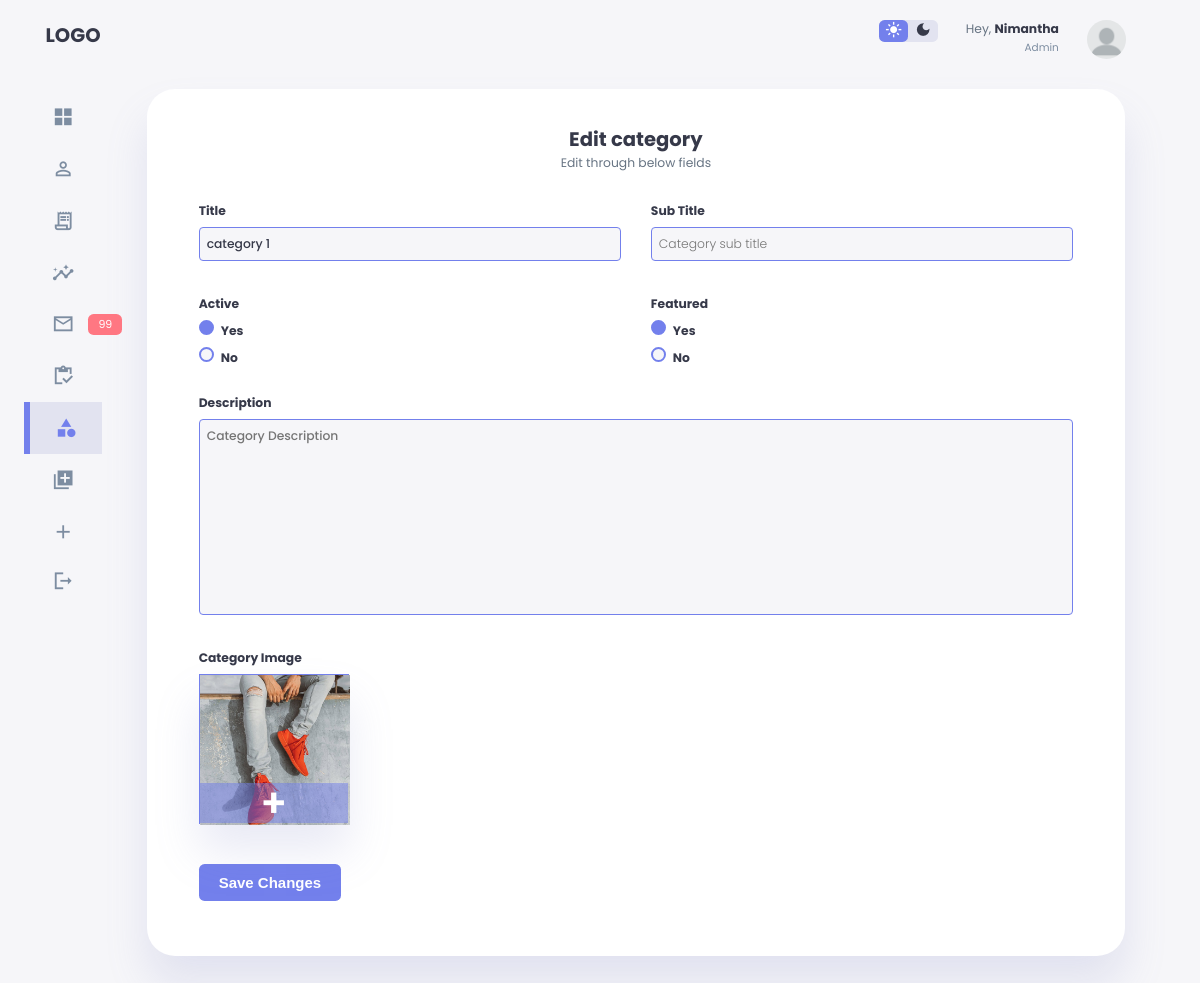
The page /admin/update-category.php?id=1 (signed in) on the database its author committed.
### tables this page shows
CREATE TABLE `tbl_category` (
  `id` int(10) NOT NULL,
  `title` varchar(100) NOT NULL,
  `sub_title` varchar(100) NOT NULL,
  `description` text NOT NULL,
  `active` varchar(10) NOT NULL,
  `featured` varchar(10) NOT NULL,
  `image` varchar(255) NOT NULL
);

### admin/update-category.php (the view, shortened to what this page needs)
<?php
 include('partials/menu.php');
  ?>
            <div class="form-container">
                <h2>Edit category</h2>
                <p>Edit through below fields </p>
                <?php
                    if(isset($_GET['id']))
                    {
                        $id = $_GET['id'];
                        $sql = "SELECT * FROM tbl_category WHERE id=$id";
                        $res = mysqli_query($conn, $sql);
                        $count = mysqli_num_rows($res);
                        if($count==1)
                        {
                            $row = mysqli_fetch_assoc($res);
                            $title = $row['title'];
                            $sub_title = $row['sub_title'];
                            $description = $row['description'];
                            $current_image = $row['image'];
                            $featured = $row['featured'];
                            $active = $row['active'];
                        }
                        else
                        {
                            $_SESSION['no-category-found'] = "<div class='danger'>Category not Found</div>";
                            header('location:'.SITEURL.'admin/manage-category.php');
                        }
                    }
                    else
                    {
                        header('location:'.SITEURL.'admin/manage-category.php');
                    }
                ?>
                <form action="" method="POST" enctype="multipart/form-data">
                    <div class="row">
                        <div class="column">
                            <label for="title">Title</label>
                            <input type="text" name="title" value="<?php echo $title; ?>" id="title" placeholder="Category Title">
                        </div>
                        <div class="column">
                            <label for="sub-title">Sub Title</label>
                            <input type="text" name="sub_title" value="<?php echo $sub_title; ?>" id="sub-title" placeholder="Category sub title">
                        </div>
                    </div>
                    <div class="row">
                        <div class="column">
                            <label for="active">Active</label>
                            <label for=""><input type="radio" <?php if($active=="yes"){echo "checked";} ?>  name="active" id="active" value="yes">Yes</label>
                            <label for=""><input type="radio" <?php if($active=="no"){echo "checked";} ?> name="active" id="active" value="no">No</label>
                        </div>
                        <div class="column">
                            <label for="active">Featured</label>
                            <label for=""><input type="radio" <?php if($featured=="yes"){echo "checked";} ?> name="featured" id="featured" value="yes">Yes</label>
                            <label for=""><input type="radio" <?php if($featured=="no"){echo "checked";} ?> name="featured" id="featured" value="no">No</label>
                        </div>
                    </div>
                    <div class="row">
                        <div class="column">
                            <label for="description">Description</label>
                            <textarea name="description" id="" cols="30" rows="10" placeholder="Category Description"><?php echo $description; ?></textarea>
                        </div>
                    </div>
                    <label for="category-images">Category Image</label>
                    <div class="row">
                       <div class="img-column">
                        <div class="column">
                            <div class="form-element">
                                <label for="file-1" id="file-1-preview">
                                 <?php
                                    if($current_image=="")
                                    {
                                        ?>
                                        <img src="Transparent.png" alt="">
                                        <?php
                                    }
                                    else
                                    {
                                        ?>
                                        <img src="<?php echo SITEURL; ?>images/category/<?php echo $current_image; ?>" >
                                        <?php
                                    }
                                 ?>
                                  <div>
                                    <span>+</span>
                                  </div>
                                </label>
                            </div>
                        </div>
                      </div>
                   </div>
                   <div class="row">
                    <div class="column">
                        <input class="submit" type="submit" name="submit" value="Save Changes">
                    </div>
                   </div>
                </form>
        </div>
    </div>
<?php include('partials/footer.php'); ?>

### css/admin.css (style rules this page uses)
:root { --color-primary: #7380ec; --color-danger: #ff7782; --color-success: #41f1b6; --color-warning: #ffbb55; --color-white: #fff; --color-info-dark: #7d8da1; --color-info-light: #dce1eb; --color-dark: #363949; --color-light: rgba(132, 139, 200, 0.18); --color-primary-variant: #111e88; --color-dark-varient: #677483; --color-background: #f6f6f9; --card-border-radious: 2rem; --border-radious-1: 0.4rem; --border-radious-2: 0.8rem; --border-radious-3: 1.2rem; --card-padding: 1.8rem; --padding-1: 1.2rem; --box-shadow: 0 2rem 3rem var(--color-light); }
* { margin: 0; padding: 0; outline: 0; appearance: none; border: 0; text-decoration: none; list-style: none; box-sizing: border-box; }
html { font-size: 14px; }
body { width: 100vw; height: 100vh; font-family: poppins,sans-serif; font-size: 0.88rem; background: var(--color-background); overflow-x: hidden; color: var(--color-dark); }
img { display: block; width: 100%; }
h2 { font-size: 1.4rem; }
p { color: var(--color-dark-varient); }
.submit { padding: 10px 20px; font-size: 15px; border-radius: var(--border-radious-1); font-weight: 600; color: #fff; background-color: var(--color-primary); cursor: pointer; transition: 300ms ease; }
input[type="text"], input[type="email"], input[type="password"], input[type="number"], textarea, select { display: block; width: 100%; padding: 0.5rem; margin-bottom: 1rem; border: 1px solid var(--color-primary); border-radius: 4px; box-sizing: border-box; font-family: inherit; font-size: inherit; font-weight: 500; background-color: var(--color-background); color: var(--color-dark); caret-color: var(--color-primary); }
input::placeholder { font-weight: 300; }
input[type="radio"] { appearance: auto; }
input[type="radio"] { appearance: none; width: 15px; height: 15px; border-radius: 50%; border: 2px solid var(--color-primary); background-color: var(--color-background); }
input[type="radio"]:checked { background-color: var(--color-primary); }
input[type="radio"], input[type="checkbox"] { display: inline-block; margin-right: 0.5rem; }
textarea { resize: none; }
label { display: block; margin-bottom: 0.5rem; font-weight: bold; }
.form-container { background: var(--color-white); margin-top: 30px; width: 95%; min-width: 400px; padding: 35px 5%; transform: translate(-50% -50%); left: 50%; top: 50%; border-radius: var(--card-border-radious); box-shadow: var(--box-shadow); margin-bottom: 30px; }
.form-container h2 { text-align: center; }
.form-container p { position: relative; margin: auto; width: 100%; text-align: center; }
.form-container form { width: 100%; position: relative; margin: 30px auto 0 auto; }
.form-container .row { width: 100%; display: grid; grid-template-columns: repeat(auto-fit, minmax(300px,1fr)); grid-gap: 20px 30px; margin-bottom: 20px; }
.form-element { position: relative; width:150px; height:150px; box-shadow:var(--box-shadow); background-color: var(--color-background); border: 1px solid var(--color-primary); }
.form-element img { width:150px; height:150px; object-fit:cover; top: 0; left: 0; cursor: pointer; }
.form-element div { position:absolute; height:40px; margin-top:-40px; background-color: rgba(115, 128, 236, 0.5); text-align:center; line-height:40px; font-size:13px; color:#fff; font-weight:600; width: 100%; overflow: hidden; bottom: 0; cursor: pointer; }
.form-element div span { font-size:40px; }
.img-column { display: flex; flex-wrap: wrap; gap: 15px; }
.row .submit { margin-top: 20px; }

### rows shown on the page
tbl_category: title "category 1", active "☑ Active", featured "☑", image (picture)
